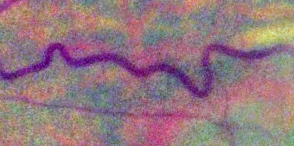
#> input picture sample/Vena-93.tif, 294 x 146 px, found by its file name
$ python veins_try.py   (older library calls are emulated)
#> lines starting #> are read from the running program, lines starting #| are printed output that depends on the picture; after the words box and inside, x2 and y2 are one past the last pixel; in counts of white or black regions, pixels touching at a corner belong together
#> further down, img is the input picture: shape (146, 294, 3); mean B, G, R 127.6, 120.2, 148.5
### utils/imageproc/image_util.py
import random as rng
import sys

import cv2
import matplotlib.pyplot as plt
import numpy as np
import pandas as pd
import scipy.ndimage as nd
from skimage import color, feature, filters, io
from skimage.measure import regionprops_table
from skimage.morphology import medial_axis, skeletonize

rng.seed(12345)


# [103 lines left out: functions thresh_callback, active_neihbours, neighbours, image_resize, bin_to_bgr, not called in this run]


def bin_to_bgr_(bin_image):
    rgb_img = cv2.cvtColor(bin_image, cv2.COLOR_GRAY2RGB)
    return rgb_img


def get_uint_image(image):
    """
    Returns the np_image converted to uint8 and multiplied by 255 to simulate grayscale
    :return: a ndarray image
    """
    # image = np.uint8(image) *255
    img = image.astype(np.uint8) * 255
    return img


# [151 lines left out: functions neighbours_1, transitions, thinning_zhang_suen, skeleton, edgesmoothing, denoise and 2 more, not called in this run]


def save_image(path, image):
    cv2.imwrite(path, image)

### utils/vessels/vessels_util.py
import math
import sys

import cv2
import matplotlib.pyplot as plt
import numpy as np
import pandas as pd
import scipy.ndimage as nd
from skimage import color, feature, filters, io
from skimage.measure import label, regionprops, regionprops_table
from skimage.morphology import medial_axis, skeletonize

from utils.imageproc import image_util
from utils.math import tortuosity


# [51 lines left out: function vessel_width, not called in this run]


def getEndPoints(skeleton):
    """
    Find the endpoints of the skeleton.
    """

    end_points = list()
    end_structs = [
        np.array([[1, 0, 0], [0, 1, 0], [0, 0, 0]]),
        np.array([[0, 1, 0], [0, 1, 0], [0, 0, 0]]),
        np.array([[0, 0, 1], [0, 1, 0], [0, 0, 0]]),
        np.array([[0, 0, 0], [1, 1, 0], [0, 0, 0]]),
        np.array([[0, 0, 0], [0, 1, 1], [0, 0, 0]]),
        np.array([[0, 0, 0], [0, 1, 0], [1, 0, 0]]),
        np.array([[0, 0, 0], [0, 1, 0], [0, 1, 0]]),
        np.array([[0, 0, 0], [0, 1, 0], [0, 0, 1]]),
    ]

    for i, struct in enumerate(end_structs):
        hits = nd.binary_hit_or_miss(skeleton, structure1=struct)

        if not np.any(hits):
            continue

        for y, x in zip(*np.where(hits)):
            end_points.append((x, y))
        # Filter intersections to make sure we don't count them twice or ones that are very close together
    for point1 in end_points:
        for point2 in end_points:
            if (
                ((point1[0] - point2[0]) ** 2 + (point1[1] - point2[1]) ** 2) < 10**2
            ) and (point1 != point2):
                end_points.remove(point2)
    # Remove duplicates
    end_points = list(set(end_points))

    return end_points


def getIntersections(skeleton):
    """get all bifurcation and crossing point

    Args:
        skeleton ([nd array]): [description]

    Returns:
        [list]: [description]
    """
    # TODO: check if we need to distinguish crossings and bifurcations
    intersections_structs = [
        np.array([[1, 0, 1], [0, 1, 0], [0, 1, 0]]),
        np.array([[0, 1, 0], [0, 1, 1], [1, 0, 0]]),
        np.array([[0, 0, 1], [1, 1, 0], [0, 0, 1]]),
        np.array([[1, 0, 0], [0, 1, 1], [0, 1, 0]]),
        np.array([[0, 1, 0], [0, 1, 0], [1, 0, 1]]),
        np.array([[0, 0, 1], [1, 1, 0], [0, 1, 0]]),
        np.array([[1, 0, 0], [0, 1, 1], [1, 0, 0]]),
        np.array([[0, 1, 0], [1, 1, 0], [0, 0, 1]]),
        np.array([[1, 0, 0], [0, 1, 0], [1, 0, 1]]),
        np.array([[1, 0, 1], [0, 1, 0], [1, 0, 0]]),
        np.array([[1, 0, 1], [0, 1, 0], [0, 0, 1]]),
        np.array([[0, 0, 1], [0, 1, 0], [1, 0, 1]]),
        np.array([[0, 1, 0], [1, 1, 0], [0, 1, 0]]),
        np.array([[0, 1, 0], [1, 1, 1], [0, 0, 0]]),
        np.array([[0, 1, 0], [0, 1, 1], [0, 1, 0]]),
        np.array([[0, 0, 0], [1, 1, 1], [0, 1, 0]]),
        np.array([[0, 0, 1], [1, 1, 1], [0, 0, 1]]),
        np.array([[0, 1, 0], [0, 1, 0], [1, 1, 1]]),
        np.array([[1, 0, 0], [1, 1, 1], [1, 0, 0]]),
        np.array([[1, 1, 1], [0, 1, 0], [0, 1, 0]]),
        np.array([[0, 1, 1], [1, 1, 0], [0, 1, 0]]),
        np.array([[0, 1, 0], [1, 1, 0], [0, 1, 1]]),
        np.array([[0, 1, 1], [1, 1, 0], [0, 1, 1]]),
        np.array([[1, 1, 0], [0, 1, 1], [1, 1, 0]]),
        np.array([[1, 0, 1], [1, 1, 1], [0, 1, 0]]),
        np.array([[1, 0, 0], [1, 1, 1], [0, 1, 0]]),
        np.array([[1, 1, 0], [0, 1, 1], [0, 1, 0]]),
        np.array([[0, 1, 0], [0, 1, 1], [1, 1, 0]]),
        np.array([[0, 0, 1], [1, 1, 1], [0, 1, 0]]),
        np.array([[0, 1, 0], [1, 1, 1], [1, 0, 1]]),
        np.array([[0, 1, 0], [1, 1, 1], [0, 0, 1]]),
        np.array([[0, 1, 0], [1, 1, 1], [1, 0, 0]]),
        np.array([[1, 0, 0], [0, 1, 1], [1, 1, 0]]),
        np.array([[1, 1, 0], [0, 1, 1], [1, 0, 0]]),
        np.array([[1, 0, 1], [1, 1, 0], [0, 1, 0]]),
        np.array([[1, 0, 1], [0, 1, 1], [0, 1, 0]]),
        np.array([[0, 1, 0], [0, 1, 1], [1, 0, 1]]),
        np.array([[0, 1, 0], [1, 1, 0], [1, 0, 1]]),
        np.array([[0, 0, 1], [1, 1, 0], [0, 1, 1]]),
        np.array([[0, 1, 1], [1, 1, 0], [0, 0, 1]]),
    ]

    image = skeleton.copy()
    image = image / 255
    intersections = list()

    for i, struct in enumerate(intersections_structs):
        hits = nd.binary_hit_or_miss(image, structure1=struct)

        if not np.any(hits):
            continue

        for y, x in zip(*np.where(hits)):
            intersections.append((x, y))
    # Filter intersections to make sure we don't count them twice or ones that are very close together
    for point1 in intersections:
        for point2 in intersections:
            if (
                ((point1[0] - point2[0]) ** 2 + (point1[1] - point2[1]) ** 2) < 10**2
            ) and (point1 != point2):
                intersections.remove(point2)
    # Remove duplicates
    intersections = list(set(intersections))
    return intersections


# [299 lines left out: functions getSkeletonIntersection, finding_landmark_vessels, imshow_components, separate_labels, estimate_width, not called in this run]


def connected_component_label(skeleton, branch_points):

    # Getting the input image
    img = skeleton
    copy_img = img.copy()
    object_image = np.zeros_like(img)
    # Converting those pixels with values 1-127 to 0 and others to 1
    # img = cv2.threshold(img, 127, 255, cv2.THRESH_BINARY)[1]
    # Applying cv2.connectedComponents()
    # # Showing Original Image
    # plt.imshow(img)
    # plt.axis("off")
    # # plt.title("Orginal true Image")
    # plt.show()
    for point in branch_points:
        # print("point ", point, point[0], point[1])
        # print("prima ", img[point[1],point[0]])
        img[point[1], point[0]] = 0
        img[point[1] + 1, point[0]] = 0
        img[point[1] - 1, point[0]] = 0
        img[point[1], point[0] - 1] = 0
        img[point[1], point[0] + 1] = 0
        img[point[1] - 1, point[0] - 1] = 0
        img[point[1] - 1, point[0] + 1] = 0
        img[point[1] + 1, point[0] + 1] = 0
        img[point[1] + 1, point[0] - 1] = 0

    # [object_image.astype(np.uint8) * 255
    output = cv2.connectedComponentsWithStats(img, 8, cv2.CV_32S)
    numLabels, labels, stats, centroids = output
    # imshow_components(labels)
    # for label in np.unique(labels):
    # if ( label == 0): continue
    # m = (labels == label)# boolean array/mask of pixels with this label
    # m = m.astype(np.uint8)
    # # m = cv2.bitwise_not(m)
    # (thresh, im_bw) = cv2.threshold(m, 254, 255, cv2.THRESH_BINARY | cv2.THRESH_OTSU)
    # obj = img[m]  # orignal pixel values for the labeled object
    # # m = np.array(m, dtype=np.uint8)
    # # obj = np.array(obj, dtype=np.uint8)
    # #cv2.imshow("obj_before", object_image)

    # object_image = cv2.bitwise_or(object_image , im_bw)
    # # object_image = cv2.bitwise_not(object_image)
    # # object_image = object_image.astype(np.uint8)
    # cv2.imshow("obj", object_image)
    # # # cv2.imshow("obj", obj)
    # cv2.waitKey(0)

    # mask = np.zeros(img.shape, dtype="uint8")
    # for i in range(1, numLabels):
    # 	# extract the connected component statistics for the current
    #     # label
    #     x = stats[i, cv2.CC_STAT_LEFT]
    #     y = stats[i, cv2.CC_STAT_TOP]
    #     w = stats[i, cv2.CC_STAT_WIDTH]
    #     h = stats[i, cv2.CC_STAT_HEIGHT]
    #     area = stats[i, cv2.CC_STAT_AREA]
    # # ensure the width, height, and area are all neither too small
    # # nor too big
    #     keepWidth = w > 5 and w < 50
    #     keepHeight = h > 45 and h < 65
    #     keepArea = area > 500 and area < 1500
    #     # ensure the connected component we are examining passes all
    #     # three tests
    #     if all((keepWidth, keepHeight, keepArea)):
    #         # construct a mask for the current connected component and
    #         # then take the bitwise OR with the mask
    #         print("[INFO] keeping connected component '{}'".format(i))
    #         componentMask = (labels == i).astype("uint8") * 255
    #         mask = cv2.bitwise_or(mask, componentMask)
    # cv2.imshow("Image", img)
    # cv2.imshow("Characters", mask)
    # cv2.waitKey(0)
    # Map component labels to hue val, 0-179 is the hue range in OpenCV

    # Showing Image after Component Labeling
    return labels


# [70 lines left out: functions vessel_clean, principal_boxes, vessel_number, boxes_auxiliary, not called in this run]

### veins_try.py
import cv2
import numpy as np
from skimage import color, feature, filters, io
from skimage.morphology import skeletonize,medial_axis
import sys
import matplotlib.pyplot as plt
import scipy.ndimage as nd
from utils.imageproc import image_util
from utils.vessels import vessels_util

def extract_bv(image):
	b,green_fundus,r = cv2.split(image)
	clahe = cv2.createCLAHE(clipLimit=2.0, tileGridSize=(8,8))
	contrast_enhanced_green_fundus = clahe.apply(green_fundus)

	# applying alternate sequential filtering (3 times closing opening)
	r1 = cv2.morphologyEx(contrast_enhanced_green_fundus, cv2.MORPH_OPEN, cv2.getStructuringElement(cv2.MORPH_ELLIPSE,(5,5)), iterations = 1)
	R1 = cv2.morphologyEx(r1, cv2.MORPH_CLOSE, cv2.getStructuringElement(cv2.MORPH_ELLIPSE,(5,5)), iterations = 1)
	r2 = cv2.morphologyEx(R1, cv2.MORPH_OPEN, cv2.getStructuringElement(cv2.MORPH_ELLIPSE,(11,11)), iterations = 1)
	R2 = cv2.morphologyEx(r2, cv2.MORPH_CLOSE, cv2.getStructuringElement(cv2.MORPH_ELLIPSE,(11,11)), iterations = 1)
	r3 = cv2.morphologyEx(R2, cv2.MORPH_OPEN, cv2.getStructuringElement(cv2.MORPH_ELLIPSE,(23,23)), iterations = 1)
	R3 = cv2.morphologyEx(r3, cv2.MORPH_CLOSE, cv2.getStructuringElement(cv2.MORPH_ELLIPSE,(23,23)), iterations = 1)
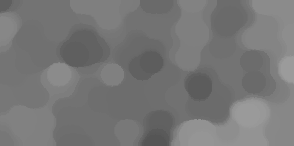
#> R3: shape (146, 294); min 85, max 155, mean 118.4
	f4 = cv2.subtract(R3,contrast_enhanced_green_fundus)
	f5 = clahe.apply(f4)

	# removing very small contours through area parameter noise removal
	ret,f6 = cv2.threshold(f5,15,255,cv2.THRESH_BINARY)
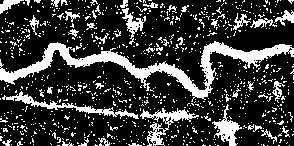
#> f6: shape (146, 294); 22.6% white; 878 white regions (834 under 20 px)
	mask = np.ones(f5.shape[:2], dtype="uint8") * 255
	_,contours, hierarchy = cv2.findContours(f6.copy(),cv2.RETR_LIST,cv2.CHAIN_APPROX_SIMPLE)
#> contours = 982 contours, 963 with area under 20; largest, box (x1, y1, x2, y2) and area: (0, 41, 294, 102) 2999, (140, 108, 199, 146) 544, (2, 91, 139, 119) 475, (212, 104, 242, 146) 382, (122, 8, 146, 45) 205
	for cnt in contours:
		if cv2.contourArea(cnt) <= 200:
			cv2.drawContours(mask, [cnt], -1, 0, -1)
#> this loop made 982 passes
#> cnt on passes 1 to 3: [[289, 145]], [[278, 145], [279, 145]], [[267, 145]]
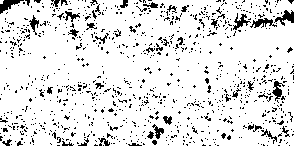
#> mask: shape (146, 294); 88.8% white; black in thin lines or dots
	im = cv2.bitwise_and(f5, f5, mask=mask)
	ret,fin = cv2.threshold(im,15,255,cv2.THRESH_BINARY_INV)
#> fin: shape (146, 294); 88.1% white; 37 black regions (26 under 20 px), largest, box (x1, y1, x2, y2) and area: (0, 41, 292, 102) 3264, (2, 91, 117, 117) 516, (212, 119, 242, 146) 373
	newfin = cv2.erode(fin, cv2.getStructuringElement(cv2.MORPH_ELLIPSE,(3,3)), iterations=1)
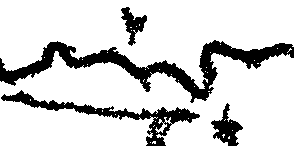
#> newfin: shape (146, 294); 82.9% white; 4 black regions, box (x1, y1, x2, y2) and area: (0, 40, 294, 103) 4420, (1, 90, 200, 146) 1896, (211, 103, 243, 146) 594, (121, 7, 147, 46) 429

	# removing blobs of unwanted bigger chunks taking in consideration they are not straight lines like blood
	#vessels and also in an interval of area
	fundus_eroded = cv2.bitwise_not(newfin)
#> fundus_eroded: shape (146, 294); 17.1% white; 4 white regions
	xmask = np.ones(fundus_eroded.shape[:2], dtype="uint8") * 255
	_,xcontours, xhierarchy = cv2.findContours(fundus_eroded.copy(),cv2.RETR_LIST,cv2.CHAIN_APPROX_SIMPLE)
#> xcontours = 73 contours, 67 with area under 20; largest, box (x1, y1, x2, y2) and area: (0, 40, 294, 103) 4014, (1, 90, 200, 146) 1754, (211, 103, 243, 146) 542, (121, 7, 147, 46) 380, (154, 122, 168, 134) 62, (163, 116, 172, 125) 38; xhierarchy = 73 rows, first 6: [1, -1, -1, -1], [2, 0, -1, -1], [3, 1, -1, -1], [4, 2, -1, -1], [5, 3, -1, -1], [6, 4, -1, -1]
	for cnt in xcontours:
		shape = "unidentified"
		peri = cv2.arcLength(cnt, True)
		approx = cv2.approxPolyDP(cnt, 0.04 * peri, False)
		if len(approx) > 4 and cv2.contourArea(cnt) <= 3000 and cv2.contourArea(cnt) >= 100:
			shape = "circle"
		else:
			shape = "veins"
		if(shape=="circle"):
			cv2.drawContours(xmask, [cnt], -1, 0, -1)
#> this loop made 73 passes
#> (shape, peri, approx) on passes 1, 4, 5, 6, 7, 8, 9, 10, 12, 13: ('veins', 5.66, [[149, 142], [150, 141], [151, 142], [150, 143]]), ('veins', 13.9, [[223, 133], [225, 134], [223, 138], [221, 135]]), ('veins', 5.66, [[155, 132], [156, 131], [157, 132], [156, 133]]), ('veins', 5.66, [[149, 132], [150, 131], [151, 132], [150, 133]]), ('veins', 5.66, [[231, 130], [232, 129], [233, 130], [232, 131]]), ('veins', 5.66, [[152, 126], [153, 125], [154, 126], [153, 127]]), ('veins', 5.66, [[153, 125], [154, 124], [155, 125], [154, 126]]), ('veins', 5.66, [[170, 123], [171, 122], [172, 123], [171, 124]]), ('veins', 5.66, [[230, 122], [231, 121], [232, 122], [231, 123]]), ('veins', 5.66, [[163, 122], [164, 121], [165, 122], [164, 123]])
#> (shape, peri) on passes 2, 3, 11, 18, 21, 23: ('veins', 15.9), ('veins', 11.07), ('veins', 45.36), ('veins', 16.73), ('veins', 35.46), ('veins', 7.66)
#> xmask: shape (146, 294); 92.9% white; 3 black regions, box (x1, y1, x2, y2) and area: (1, 90, 200, 146) 2015, (211, 103, 243, 146) 610, (121, 7, 147, 46) 439

	finimage = cv2.bitwise_and(fundus_eroded,fundus_eroded,mask=xmask)
#> finimage: shape (146, 294); 10.3% white; 1 white region, box (x1, y1, x2, y2) and area: (0, 40, 294, 103) 4420
	blood_vessels = cv2.bitwise_not(finimage)
	return blood_vessels

img = cv2.imread('sample\Vena-93.tif')
#functions.connected_component_label('myProject/sample/vessel1.png')
if img is None:
    print('Error loading image')
    exit()


bv = extract_bv(img)
cv2.imshow("Frame", bv)
binary = bv >   filters.threshold_otsu(bv)
bv = cv2.bitwise_not(bv)
ret, bw_img = cv2. threshold(bv,127,1,cv2.THRESH_BINARY)
print(np.unique(bv))
#| [  0 255]
print(np.unique(bw_img))
#| [0 1]

cv2.imshow("Frame", bw_img)
skeleton = skeletonize(bw_img)
#> skeleton: shape (146, 294) bool; 1.4% white in thin lines or dots, all inside (x1, y1, x2, y2) = (0, 43, 293, 101)

skeleton = image_util.get_uint_image(skeleton)
skeleton_rgb = image_util.bin_to_bgr_(skeleton)
#branch_locations = getSkeletonIntersection(skeleton)
branch_locations = vessels_util.getIntersections(skeleton)
#> after the loop in getIntersections, `for i, struct in enumerate(intersections_structs):`: intersections = 61 pairs, first value 9 to 291, second value 45 to 93
#> the loop in getIntersections, `for point1 in intersections:` made 21 passes
#> point1 on passes 1 to 12: (206, 68), (145, 70), (9, 76), (276, 49), (180, 78), (195, 93), (248, 57), (82, 64), (158, 68), (206, 84), (107, 55), (65, 51)
#> after the loop in getIntersections, `for point1 in intersections:`: intersections = [(206, 68), (9, 76), (276, 49), (180, 78), (195, 93), (248, 57), (82, 64), (107, 55), (65, 51), (291, 52), (33, 69), (219, 47), (151, 72), (170, 69), (144, 82), (209, 50), (207, 89), (145, 82), (230, 49), (172, 72)]
#> in getIntersections, `intersections = list(set(intersections))`: intersections = [(107, 55), (33, 69), (276, 49), (230, 49), (248, 57), (65, 51), (209, 50), (144, 82), (207, 89), (180, 78), (151, 72), (291, 52), (82, 64), (195, 93), (219, 47), (206, 68), (9, 76), (170, 69), (145, 82), (172, 72)]
#> branch_locations has the same summary as intersections in getIntersections
end_points = vessels_util.getEndPoints(skeleton)
#> after the loop in getEndPoints, `for i, struct in enumerate(end_structs):`: end_points = [(74, 50), (292, 55), (249, 66), (13, 83), (205, 98), (32, 76), (147, 90), (192, 100), (115, 48), (203, 63), (165, 62), (211, 62), (174, 65), (0, 58), (204, 81)]
#> the loop in getEndPoints, `for point1 in end_points:` made 13 passes
#> after the loop in getEndPoints, `for point1 in end_points:`: end_points = [(74, 50), (292, 55), (249, 66), (13, 83), (205, 98), (32, 76), (147, 90), (192, 100), (115, 48), (203, 63), (165, 62), (0, 58), (204, 81)]
#> in getEndPoints, `end_points = list(set(end_points))`: end_points = [(32, 76), (192, 100), (204, 81), (292, 55), (0, 58), (115, 48), (205, 98), (147, 90), (13, 83), (203, 63), (249, 66), (165, 62), (74, 50)]

all_points = np.array( branch_locations)
#> all_points = 20 rows, first 8: [107, 55], [33, 69], [276, 49], [230, 49], [248, 57], [65, 51], [209, 50], [144, 82]

plt.scatter(all_points[:,0], all_points[:,1])
plt.show()
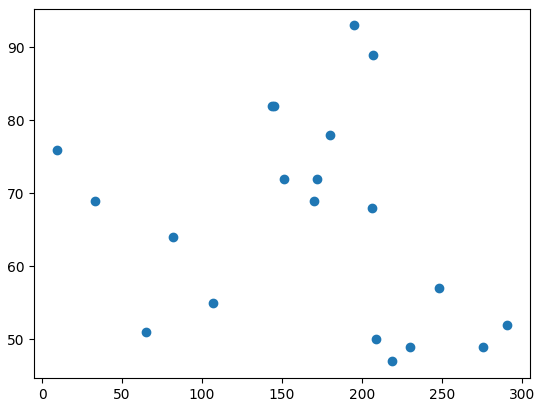
#> figure drawn by matplotlib, 1 panel
skeleton_copy = skeleton.copy()
vessels_util.connected_component_label(skeleton_copy, branch_locations)
#> the loop in connected_component_label, `for point in branch_points: # print("point ", point, point[0], point[1..` made 20 passes
#> after the loop in connected_component_label, `for point in branch_points:`:
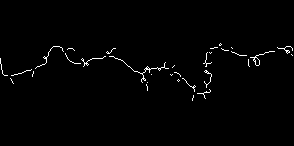
#> img: shape (146, 294); 1.2% white in thin lines or dots, all inside (x1, y1, x2, y2) = (0, 43, 293, 101)
#> in connected_component_label, `numLabels, labels, stats, centroids = output`: labels: shape (146, 294) int32; 33 distinct labels, from 0 to 32
#> in connected_component_label, `numLabels, labels, stats, centroids = output`: numLabels = 33; stats = 33 rows, first 6: [0, 0, 294, 146, 42395], [219, 43, 3, 3, 5], [35, 46, 29, 23, 45], [210, 47, 8, 2, 8], [231, 47, 2, 2, 2], [277, 46, 16, 8, 30]; centroids = 33 pairs, first value 1.86 to 291.5, second value 44.2 to 97.5

#v_width = functions.vessel_width(frame,branch_locations)
#vessels = functions.finding_landmark_vessels(v_width, branch_locations, skeleton, skeleton_rgb)

for points in branch_locations:

    if not points:
          print("List is empty")
          continue
    #cv2.drawContours(skeleton, np.array([points]), 0, (255,0,0), 2)
    cv2.circle(skeleton,tuple(points) , 2, (255, 255, 0), 5)
#> this loop made 20 passes
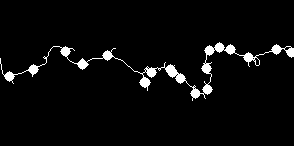
#> skeleton: shape (146, 294); 3.9% white; 1 white region, box (x1, y1, x2, y2) and area: (0, 42, 294, 101) 1675
#         cv2.circle(img,point , 2, (255, 0, 0), 5)


cv2.imshow("Frame", skeleton)
#cv2.imshow("Frame1", img)

cv2.waitKey(0)
cv2.destroyAllWindows()
